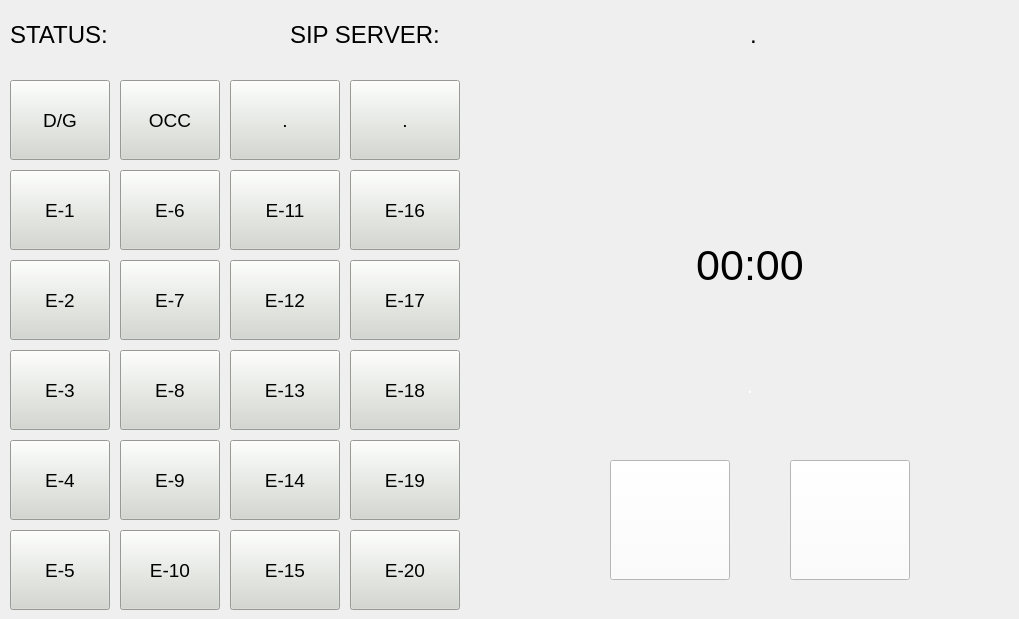
      <widget class="QWidget" name="tab_etb">
       <attribute name="title">
        <string>EMERGENCY</string>
       </attribute>
       <widget class="QPushButton" name="pushButton_select_etb20">
        <property name="geometry">
         <rect>
          <x>350</x>
          <y>530</y>
          <width>110</width>
          <height>80</height>
         </rect>
        </property>
        <property name="font">
         <font>
          <pointsize>14</pointsize>
          <weight>50</weight>
          <bold>false</bold>
         </font>
        </property>
        <property name="styleSheet">
         <string notr="true">color: rgb(0, 0, 0);
background-color: rgb(211, 215, 207);</string>
        </property>
        <property name="text">
         <string>E-20</string>
        </property>
        <property name="iconSize">
         <size>
          <width>30</width>
          <height>30</height>
         </size>
        </property>
        <property name="checkable">
         <bool>true</bool>
        </property>
       </widget>
       <widget class="QPushButton" name="pushButton_select_etb_dg">
        <property name="geometry">
         <rect>
          <x>10</x>
          <y>80</y>
          <width>100</width>
          <height>80</height>
         </rect>
        </property>
        <property name="font">
         <font>
          <pointsize>14</pointsize>
         </font>
        </property>
        <property name="styleSheet">
         <string notr="true">color: rgb(0, 0, 0);
background-color: rgb(211, 215, 207);</string>
        </property>
        <property name="text">
         <string>D/G</string>
        </property>
        <property name="iconSize">
         <size>
          <width>30</width>
          <height>30</height>
         </size>
        </property>
        <property name="checkable">
         <bool>true</bool>
        </property>
       </widget>
       <widget class="QPushButton" name="pushButton_select_etb_occ">
        <property name="geometry">
         <rect>
          <x>120</x>
          <y>80</y>
          <width>100</width>
          <height>80</height>
         </rect>
        </property>
        <property name="font">
         <font>
          <pointsize>14</pointsize>
         </font>
        </property>
        <property name="styleSheet">
         <string notr="true">color: rgb(0, 0, 0);
background-color: rgb(211, 215, 207);</string>
        </property>
        <property name="text">
         <string>OCC</string>
        </property>
        <property name="iconSize">
         <size>
          <width>30</width>
          <height>30</height>
         </size>
        </property>
        <property name="checkable">
         <bool>true</bool>
        </property>
       </widget>
       <widget class="QPushButton" name="pushButton_select_etb1">
        <property name="geometry">
         <rect>
          <x>10</x>
          <y>170</y>
          <width>100</width>
          <height>80</height>
         </rect>
        </property>
        <property name="font">
         <font>
          <pointsize>14</pointsize>
          <weight>50</weight>
          <bold>false</bold>
         </font>
        </property>
        <property name="styleSheet">
         <string notr="true">color: rgb(0, 0, 0);
background-color: rgb(211, 215, 207);</string>
        </property>
        <property name="text">
         <string>E-1</string>
        </property>
        <property name="iconSize">
         <size>
          <width>30</width>
          <height>30</height>
         </size>
        </property>
        <property name="checkable">
         <bool>true</bool>
        </property>
       </widget>
       <widget class="QPushButton" name="pushButton_select_etb2">
        <property name="geometry">
         <rect>
          <x>10</x>
          <y>260</y>
          <width>100</width>
          <height>80</height>
         </rect>
        </property>
        <property name="font">
         <font>
          <pointsize>14</pointsize>
          <weight>50</weight>
          <bold>false</bold>
         </font>
        </property>
        <property name="styleSheet">
         <string notr="true">color: rgb(0, 0, 0);
background-color: rgb(211, 215, 207);</string>
        </property>
        <property name="text">
         <string>E-2</string>
        </property>
        <property name="iconSize">
         <size>
          <width>30</width>
          <height>30</height>
         </size>
        </property>
        <property name="checkable">
         <bool>true</bool>
        </property>
       </widget>
       <widget class="QPushButton" name="pushButton_select_etb4">
        <property name="geometry">
         <rect>
          <x>10</x>
          <y>440</y>
          <width>100</width>
          <height>80</height>
         </rect>
        </property>
        <property name="font">
         <font>
          <pointsize>14</pointsize>
          <weight>50</weight>
          <bold>false</bold>
         </font>
        </property>
        <property name="styleSheet">
         <string notr="true">color: rgb(0, 0, 0);
background-color: rgb(211, 215, 207);</string>
        </property>
        <property name="text">
         <string>E-4</string>
        </property>
        <property name="iconSize">
         <size>
          <width>30</width>
          <height>30</height>
         </size>
        </property>
        <property name="checkable">
         <bool>true</bool>
        </property>
       </widget>
       <widget class="QPushButton" name="pushButton_select_etb3">
        <property name="geometry">
         <rect>
          <x>10</x>
          <y>350</y>
          <width>100</width>
          <height>80</height>
         </rect>
        </property>
        <property name="font">
         <font>
          <pointsize>14</pointsize>
          <weight>50</weight>
          <bold>false</bold>
         </font>
        </property>
        <property name="styleSheet">
         <string notr="true">color: rgb(0, 0, 0);
background-color: rgb(211, 215, 207);</string>
        </property>
        <property name="text">
         <string>E-3</string>
        </property>
        <property name="iconSize">
         <size>
          <width>30</width>
          <height>30</height>
         </size>
        </property>
        <property name="checkable">
         <bool>true</bool>
        </property>
       </widget>
       <widget class="QPushButton" name="pushButton_select_etb6">
        <property name="geometry">
         <rect>
          <x>120</x>
          <y>170</y>
          <width>100</width>
          <height>80</height>
         </rect>
        </property>
        <property name="font">
         <font>
          <pointsize>14</pointsize>
          <weight>50</weight>
          <bold>false</bold>
         </font>
        </property>
        <property name="styleSheet">
         <string notr="true">color: rgb(0, 0, 0);
background-color: rgb(211, 215, 207);</string>
        </property>
        <property name="text">
         <string>E-6</string>
        </property>
        <property name="iconSize">
         <size>
          <width>30</width>
          <height>30</height>
         </size>
        </property>
        <property name="checkable">
         <bool>true</bool>
        </property>
       </widget>
       <widget class="QPushButton" name="pushButton_select_etb5">
        <property name="geometry">
         <rect>
          <x>10</x>
          <y>530</y>
          <width>100</width>
          <height>80</height>
         </rect>
        </property>
        <property name="font">
         <font>
          <pointsize>14</pointsize>
          <weight>50</weight>
          <bold>false</bold>
         </font>
        </property>
        <property name="styleSheet">
         <string notr="true">color: rgb(0, 0, 0);
background-color: rgb(211, 215, 207);</string>
        </property>
        <property name="text">
         <string>E-5</string>
        </property>
        <property name="iconSize">
         <size>
          <width>30</width>
          <height>30</height>
         </size>
        </property>
        <property name="checkable">
         <bool>true</bool>
        </property>
       </widget>
       <widget class="QPushButton" name="pushButton_select_etb7">
        <property name="geometry">
         <rect>
          <x>120</x>
          <y>260</y>
          <width>100</width>
          <height>80</height>
         </rect>
        </property>
        <property name="font">
         <font>
          <pointsize>14</pointsize>
          <weight>50</weight>
          <bold>false</bold>
         </font>
        </property>
        <property name="styleSheet">
         <string notr="true">color: rgb(0, 0, 0);
background-color: rgb(211, 215, 207);</string>
        </property>
        <property name="text">
         <string>E-7</string>
        </property>
        <property name="iconSize">
         <size>
          <width>30</width>
          <height>30</height>
         </size>
        </property>
        <property name="checkable">
         <bool>true</bool>
        </property>
       </widget>
       <widget class="QPushButton" name="pushButton_select_etb8">
        <property name="geometry">
         <rect>
          <x>120</x>
          <y>350</y>
          <width>100</width>
          <height>80</height>
         </rect>
        </property>
        <property name="font">
         <font>
          <pointsize>14</pointsize>
          <weight>50</weight>
          <bold>false</bold>
         </font>
        </property>
        <property name="styleSheet">
         <string notr="true">color: rgb(0, 0, 0);
background-color: rgb(211, 215, 207);</string>
        </property>
        <property name="text">
         <string>E-8</string>
        </property>
        <property name="iconSize">
         <size>
          <width>30</width>
          <height>30</height>
         </size>
        </property>
        <property name="checkable">
         <bool>true</bool>
        </property>
       </widget>
       <widget class="QPushButton" name="pushButton_select_etb9">
        <property name="geometry">
         <rect>
          <x>120</x>
          <y>440</y>
          <width>100</width>
          <height>80</height>
         </rect>
        </property>
        <property name="font">
         <font>
          <pointsize>14</pointsize>
          <weight>50</weight>
          <bold>false</bold>
         </font>
        </property>
        <property name="styleSheet">
         <string notr="true">color: rgb(0, 0, 0);
background-color: rgb(211, 215, 207);</string>
        </property>
        <property name="text">
         <string>E-9</string>
        </property>
        <property name="iconSize">
         <size>
          <width>30</width>
          <height>30</height>
         </size>
        </property>
        <property name="checkable">
         <bool>true</bool>
        </property>
       </widget>
       <widget class="QPushButton" name="pushButton_select_etb10">
        <property name="geometry">
         <rect>
          <x>120</x>
          <y>530</y>
          <width>100</width>
          <height>80</height>
         </rect>
        </property>
        <property name="font">
         <font>
          <pointsize>14</pointsize>
          <weight>50</weight>
          <bold>false</bold>
         </font>
        </property>
        <property name="styleSheet">
         <string notr="true">color: rgb(0, 0, 0);
background-color: rgb(211, 215, 207);</string>
        </property>
        <property name="text">
         <string>E-10</string>
        </property>
        <property name="iconSize">
         <size>
          <width>30</width>
          <height>30</height>
         </size>
        </property>
        <property name="checkable">
         <bool>true</bool>
        </property>
       </widget>
       <widget class="QPushButton" name="pushButton_select_etb11">
        <property name="geometry">
         <rect>
          <x>230</x>
          <y>170</y>
          <width>110</width>
          <height>80</height>
         </rect>
        </property>
        <property name="font">
         <font>
          <pointsize>14</pointsize>
          <weight>50</weight>
          <bold>false</bold>
         </font>
        </property>
        <property name="styleSheet">
         <string notr="true">color: rgb(0, 0, 0);
background-color: rgb(211, 215, 207);</string>
        </property>
        <property name="text">
         <string>E-11</string>
        </property>
        <property name="iconSize">
         <size>
          <width>30</width>
          <height>30</height>
         </size>
        </property>
        <property name="checkable">
         <bool>true</bool>
        </property>
       </widget>
       <widget class="QPushButton" name="pushButton_select_etb12">
        <property name="geometry">
         <rect>
          <x>230</x>
          <y>260</y>
          <width>110</width>
          <height>80</height>
         </rect>
        </property>
        <property name="font">
         <font>
          <pointsize>14</pointsize>
          <weight>50</weight>
          <bold>false</bold>
         </font>
        </property>
        <property name="styleSheet">
         <string notr="true">color: rgb(0, 0, 0);
background-color: rgb(211, 215, 207);</string>
        </property>
        <property name="text">
         <string>E-12</string>
        </property>
        <property name="iconSize">
         <size>
          <width>30</width>
          <height>30</height>
         </size>
        </property>
        <property name="checkable">
         <bool>true</bool>
        </property>
       </widget>
       <widget class="QPushButton" name="pushButton_select_etb13">
        <property name="geometry">
         <rect>
          <x>230</x>
          <y>350</y>
          <width>110</width>
          <height>80</height>
         </rect>
        </property>
        <property name="font">
         <font>
          <pointsize>14</pointsize>
          <weight>50</weight>
          <bold>false</bold>
         </font>
        </property>
        <property name="styleSheet">
         <string notr="true">color: rgb(0, 0, 0);
background-color: rgb(211, 215, 207);</string>
        </property>
        <property name="text">
         <string>E-13</string>
        </property>
        <property name="iconSize">
         <size>
          <width>30</width>
          <height>30</height>
         </size>
        </property>
        <property name="checkable">
         <bool>true</bool>
        </property>
       </widget>
       <widget class="QPushButton" name="pushButton_select_etb14">
        <property name="geometry">
         <rect>
          <x>230</x>
          <y>440</y>
          <width>110</width>
          <height>80</height>
         </rect>
        </property>
        <property name="font">
         <font>
          <pointsize>14</pointsize>
          <weight>50</weight>
          <bold>false</bold>
         </font>
        </property>
        <property name="styleSheet">
         <string notr="true">color: rgb(0, 0, 0);
background-color: rgb(211, 215, 207);</string>
        </property>
        <property name="text">
         <string>E-14</string>
        </property>
        <property name="iconSize">
         <size>
          <width>30</width>
          <height>30</height>
         </size>
        </property>
        <property name="checkable">
         <bool>true</bool>
        </property>
       </widget>
       <widget class="QPushButton" name="pushButton_select_etb15">
        <property name="geometry">
         <rect>
          <x>230</x>
          <y>530</y>
          <width>110</width>
          <height>80</height>
         </rect>
        </property>
        <property name="font">
         <font>
          <pointsize>14</pointsize>
          <weight>50</weight>
          <bold>false</bold>
         </font>
        </property>
        <property name="styleSheet">
         <string notr="true">color: rgb(0, 0, 0);
background-color: rgb(211, 215, 207);</string>
        </property>
        <property name="text">
         <string>E-15</string>
        </property>
        <property name="iconSize">
         <size>
          <width>30</width>
          <height>30</height>
         </size>
        </property>
        <property name="checkable">
         <bool>true</bool>
        </property>
       </widget>
       <widget class="QPushButton" name="pushButton_select_etb16">
        <property name="geometry">
         <rect>
          <x>350</x>
          <y>170</y>
          <width>110</width>
          <height>80</height>
         </rect>
        </property>
        <property name="font">
         <font>
          <pointsize>14</pointsize>
          <weight>50</weight>
          <bold>false</bold>
         </font>
        </property>
        <property name="styleSheet">
         <string notr="true">color: rgb(0, 0, 0);
background-color: rgb(211, 215, 207);</string>
        </property>
        <property name="text">
         <string>E-16</string>
        </property>
        <property name="iconSize">
         <size>
          <width>30</width>
          <height>30</height>
         </size>
        </property>
        <property name="checkable">
         <bool>true</bool>
        </property>
       </widget>
       <widget class="QPushButton" name="pushButton_select_etb17">
        <property name="geometry">
         <rect>
          <x>350</x>
          <y>260</y>
          <width>110</width>
          <height>80</height>
         </rect>
        </property>
        <property name="font">
         <font>
          <pointsize>14</pointsize>
          <weight>50</weight>
          <bold>false</bold>
         </font>
        </property>
        <property name="styleSheet">
         <string notr="true">color: rgb(0, 0, 0);
background-color: rgb(211, 215, 207);</string>
        </property>
        <property name="text">
         <string>E-17</string>
        </property>
        <property name="iconSize">
         <size>
          <width>30</width>
          <height>30</height>
         </size>
        </property>
        <property name="checkable">
         <bool>true</bool>
        </property>
       </widget>
       <widget class="QPushButton" name="pushButton_select_etb18">
        <property name="geometry">
         <rect>
          <x>350</x>
          <y>350</y>
          <width>110</width>
          <height>80</height>
         </rect>
        </property>
        <property name="font">
         <font>
          <pointsize>14</pointsize>
          <weight>50</weight>
          <bold>false</bold>
         </font>
        </property>
        <property name="styleSheet">
         <string notr="true">color: rgb(0, 0, 0);
background-color: rgb(211, 215, 207);</string>
        </property>
        <property name="text">
         <string>E-18</string>
        </property>
        <property name="iconSize">
         <size>
          <width>30</width>
          <height>30</height>
         </size>
        </property>
        <property name="checkable">
         <bool>true</bool>
        </property>
       </widget>
       <widget class="QPushButton" name="pushButton_select_etb19">
        <property name="geometry">
         <rect>
          <x>350</x>
          <y>440</y>
          <width>110</width>
          <height>80</height>
         </rect>
        </property>
        <property name="font">
         <font>
          <pointsize>14</pointsize>
          <weight>50</weight>
          <bold>false</bold>
         </font>
        </property>
        <property name="styleSheet">
         <string notr="true">color: rgb(0, 0, 0);
background-color: rgb(211, 215, 207);</string>
        </property>
        <property name="text">
         <string>E-19</string>
        </property>
        <property name="iconSize">
         <size>
          <width>30</width>
          <height>30</height>
         </size>
        </property>
        <property name="checkable">
         <bool>true</bool>
        </property>
       </widget>
       <widget class="QPushButton" name="pushButton_call_reject">
        <property name="geometry">
         <rect>
          <x>790</x>
          <y>460</y>
          <width>120</width>
          <height>120</height>
         </rect>
        </property>
        <property name="styleSheet">
         <string notr="true">background-color: rgb(255, 255, 255);</string>
        </property>
        <property name="text">
         <string/>
        </property>
        <property name="icon">
         <iconset resource="resources.qrc">
          <normaloff>:/images/icons/call_reject.png</normaloff>:/images/icons/call_reject.png</iconset>
        </property>
        <property name="iconSize">
         <size>
          <width>100</width>
          <height>100</height>
         </size>
        </property>
       </widget>
       <widget class="QLabel" name="label_call_duration">
        <property name="geometry">
         <rect>
          <x>630</x>
          <y>220</y>
          <width>240</width>
          <height>90</height>
         </rect>
        </property>
        <property name="font">
         <font>
          <pointsize>32</pointsize>
         </font>
        </property>
        <property name="text">
         <string>00:00</string>
        </property>
        <property name="alignment">
         <set>Qt::AlignCenter</set>
        </property>
        <property name="wordWrap">
         <bool>true</bool>
        </property>
       </widget>
       <widget class="QPushButton" name="pushButton_call_pick">
        <property name="geometry">
         <rect>
          <x>610</x>
          <y>460</y>
          <width>120</width>
          <height>120</height>
         </rect>
        </property>
        <property name="styleSheet">
         <string notr="true">background-color: rgb(255, 255, 255);</string>
        </property>
        <property name="text">
         <string/>
        </property>
        <property name="icon">
         <iconset resource="resources.qrc">
          <normaloff>:/images/icons/call_pick.png</normaloff>:/images/icons/call_pick.png</iconset>
        </property>
        <property name="iconSize">
         <size>
          <width>100</width>
          <height>100</height>
         </size>
        </property>
       </widget>
       <widget class="QLabel" name="label_call_status">
        <property name="geometry">
         <rect>
          <x>530</x>
          <y>320</y>
          <width>440</width>
          <height>130</height>
         </rect>
        </property>
        <property name="font">
         <font>
          <pointsize>16</pointsize>
         </font>
        </property>
        <property name="styleSheet">
         <string notr="true">color: rgb(255, 255, 255);</string>
        </property>
        <property name="text">
         <string>.</string>
        </property>
        <property name="alignment">
         <set>Qt::AlignCenter</set>
        </property>
        <property name="wordWrap">
         <bool>true</bool>
        </property>
       </widget>
       <widget class="QLabel" name="label_emergency">
        <property name="geometry">
         <rect>
          <x>690</x>
          <y>80</y>
          <width>120</width>
          <height>130</height>
         </rect>
        </property>
        <property name="styleSheet">
         <string notr="true"/>
        </property>
        <property name="text">
         <string/>
        </property>
       </widget>
       <widget class="QLabel" name="label_sip_status">
        <property name="geometry">
         <rect>
          <x>10</x>
          <y>10</y>
          <width>270</width>
          <height>50</height>
         </rect>
        </property>
        <property name="font">
         <font>
          <pointsize>18</pointsize>
         </font>
        </property>
        <property name="text">
         <string>STATUS:</string>
        </property>
        <property name="alignment">
         <set>Qt::AlignLeading|Qt::AlignLeft|Qt::AlignVCenter</set>
        </property>
        <property name="wordWrap">
         <bool>true</bool>
        </property>
       </widget>
       <widget class="QLabel" name="label_sip_peers">
        <property name="geometry">
         <rect>
          <x>750</x>
          <y>10</y>
          <width>260</width>
          <height>50</height>
         </rect>
        </property>
        <property name="font">
         <font>
          <pointsize>18</pointsize>
         </font>
        </property>
        <property name="text">
         <string>.</string>
        </property>
        <property name="alignment">
         <set>Qt::AlignLeading|Qt::AlignLeft|Qt::AlignVCenter</set>
        </property>
        <property name="wordWrap">
         <bool>true</bool>
        </property>
       </widget>
       <widget class="QLabel" name="label_sip_server_status">
        <property name="geometry">
         <rect>
          <x>290</x>
          <y>10</y>
          <width>450</width>
          <height>50</height>
         </rect>
        </property>
        <property name="font">
         <font>
          <pointsize>18</pointsize>
         </font>
        </property>
        <property name="text">
         <string>SIP SERVER:</string>
        </property>
        <property name="alignment">
         <set>Qt::AlignLeading|Qt::AlignLeft|Qt::AlignVCenter</set>
        </property>
        <property name="wordWrap">
         <bool>true</bool>
        </property>
       </widget>
       <widget class="QPushButton" name="pushButton_select_etb_extra1">
        <property name="geometry">
         <rect>
          <x>230</x>
          <y>80</y>
          <width>110</width>
          <height>80</height>
         </rect>
        </property>
        <property name="font">
         <font>
          <pointsize>14</pointsize>
         </font>
        </property>
        <property name="styleSheet">
         <string notr="true">color: rgb(0, 0, 0);
background-color: rgb(211, 215, 207);</string>
        </property>
        <property name="text">
         <string>.</string>
        </property>
        <property name="iconSize">
         <size>
          <width>30</width>
          <height>30</height>
         </size>
        </property>
        <property name="checkable">
         <bool>true</bool>
        </property>
       </widget>
       <widget class="QPushButton" name="pushButton_select_etb_extra2">
        <property name="geometry">
         <rect>
          <x>350</x>
          <y>80</y>
          <width>110</width>
          <height>80</height>
         </rect>
        </property>
        <property name="font">
         <font>
          <pointsize>14</pointsize>
         </font>
        </property>
        <property name="styleSheet">
         <string notr="true">color: rgb(0, 0, 0);
background-color: rgb(211, 215, 207);</string>
        </property>
        <property name="text">
         <string>.</string>
        </property>
        <property name="iconSize">
         <size>
          <width>30</width>
          <height>30</height>
         </size>
        </property>
        <property name="checkable">
         <bool>true</bool>
        </property>
       </widget>
      </widget>
